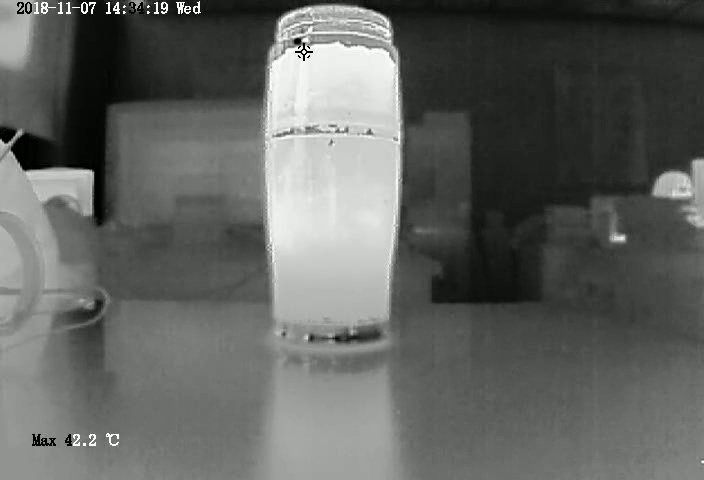
#> input picture image 50.jpg, 704 x 480 px; its folder holds 3 pictures in this run
$ python '动态折线图.py'
#> lines starting #> are read from the running program, lines starting #| are printed output that depends on the picture
import cv2
import numpy as np
import matplotlib.pyplot as plt

plt.axis([0,30,0,255])
plt.ion()
plt.grid()
# plt.plot('real-time line chart')
plt.xlabel('time')
plt.ylabel('Pixel difference')

max1=[0,0]
min1=[0,0]
t=[0,0]

for i in range(30):
    image=cv2.imread("image %d.jpg"%((i+1)*50),0)
#> image: shape (480, 704); min 0, max 255, mean 98.7
    # src=cv2.cvtColor(image,cv2.COLOR_BGR2GRAY)
    img=image[100:150,100:150]
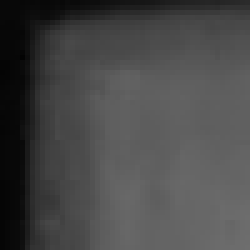
#> img: shape (50, 50) (shown 5 times larger); min 3, max 110, mean 72.3
    max_img=img.max()
#> max_img = 110
    min_img=img.min()
#> min_img = 3
    t[0]=t[1]
    max1[0]=max1[1]
    min1[0]=min1[1]
    t[1]=i
    max1[1]=max_img
    min1[1]=min_img
    plt.plot(t,max1)
    plt.plot(t,min1)
    plt.pause(0.2)
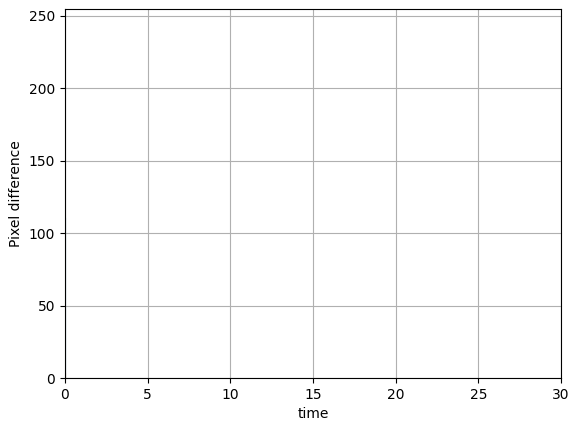
#> figure drawn by matplotlib, 1 panel
#> (the run stopped early here; a loop or call above may not have finished)
